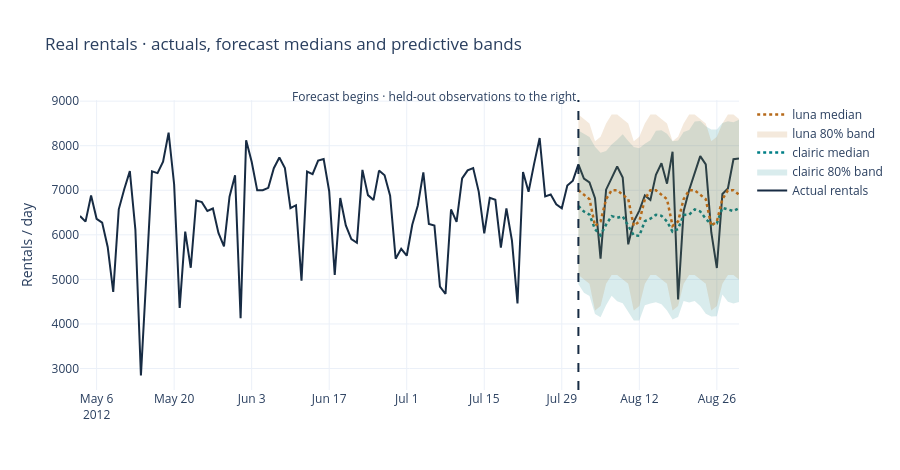

This figure's notebook cell:
### Code cell
actual_plot = rentals[rentals.date.between(pd.Timestamp(FORECAST_START)-pd.Timedelta(days=90), FORECAST_DATES[-1])]
fig = go.Figure(go.Scatter(x=actual_plot.date,y=actual_plot.rentals,name='Actual rentals',
                           line=dict(color='#172b43',width=2)))
for model,steps in [('clairic',clairic_steps),('luna',luna_steps)]:
    fill = 'rgba(0,127,134,.15)' if model=='clairic' else 'rgba(182,106,26,.15)'
    fig.add_trace(go.Scatter(x=FORECAST_DATES,y=steps.p10,mode='lines',line_width=0,showlegend=False,hoverinfo='skip'))
    fig.add_trace(go.Scatter(x=FORECAST_DATES,y=steps.p90,mode='lines',line_width=0,fill='tonexty',fillcolor=fill,name=model+' 80% band'))
    fig.add_trace(go.Scatter(x=FORECAST_DATES,y=steps['median'],name=model+' median',line=dict(color=colors[model],dash='dot',width=2.5)))
fig.add_shape(type='line',x0=FORECAST_DATES[0],x1=FORECAST_DATES[0],y0=0,y1=1,yref='paper',line=dict(dash='dash',color='#172b43'))
fig.add_annotation(x=FORECAST_DATES[0],y=1.05,yref='paper',text='Forecast begins · held-out observations to the right',xanchor='right',showarrow=False)
fig.update_layout(template='plotly_white',title='Real rentals · actuals, forecast medians and predictive bands',yaxis_title='Rentals / day',height=470)
fig.show()
